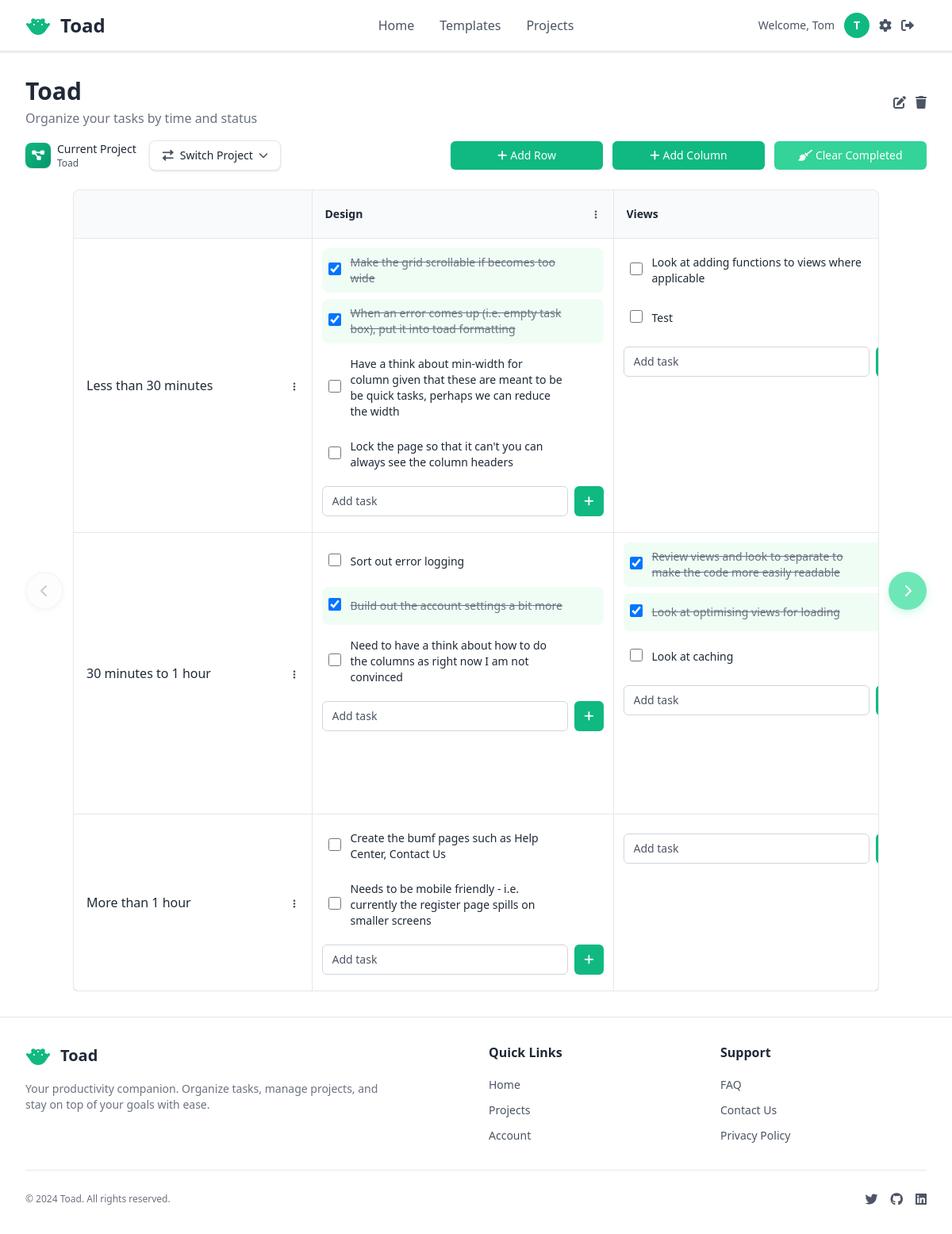
/projects/1/ (signed in), run on an earlier commit of the app's database.
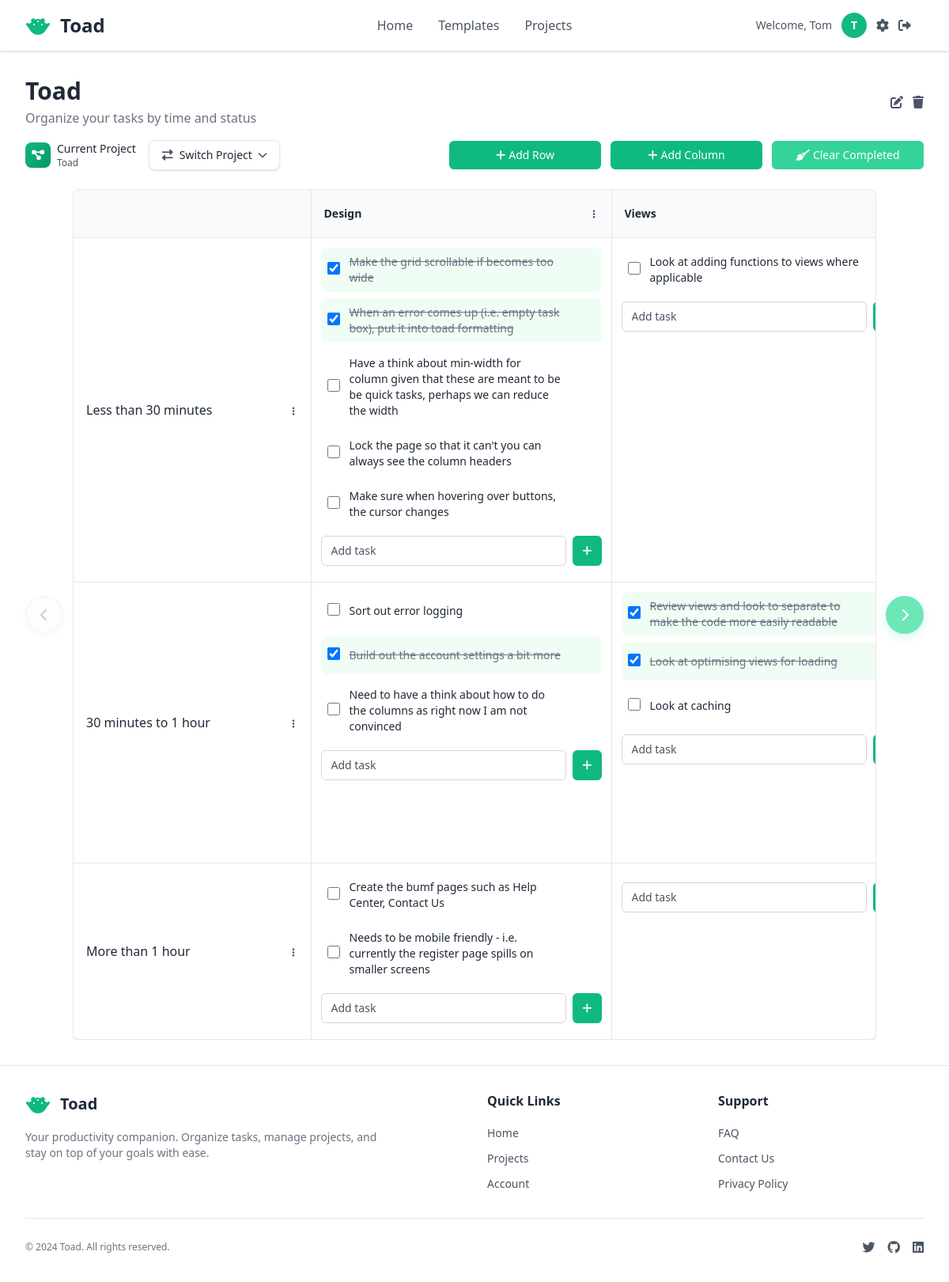
And on a later commit of the database.
### pages/models.py (models this page shows, shortened)
class ColumnHeader(models.Model):
    project = models.ForeignKey(Project, on_delete=models.CASCADE, related_name='column_headers')
    name = models.CharField(max_length=100)
    is_category_column = models.BooleanField(default=False) # To identify the first "Time / Category" like column
    order = models.PositiveIntegerField(default=0) # For maintaining column order
    created_at = models.DateTimeField(auto_now_add=True)
    updated_at = models.DateTimeField(auto_now=True)
    class Meta:
        ordering = ['order', 'created_at']
        indexes = [
            models.Index(fields=['project', 'is_category_column', 'order']),  # For ordered column queries
        ]

class RowHeader(models.Model):
    project = models.ForeignKey(Project, on_delete=models.CASCADE, related_name='row_headers')
    name = models.CharField(max_length=100)
    order = models.PositiveIntegerField(default=0) # For maintaining row order
    created_at = models.DateTimeField(auto_now_add=True)
    updated_at = models.DateTimeField(auto_now=True)
    class Meta:
        ordering = ['order', 'created_at']
        indexes = [
            models.Index(fields=['project', 'order']),  # For ordered row queries
        ]

class Task(models.Model):
    project = models.ForeignKey(Project, on_delete=models.CASCADE, related_name='tasks')
    row_header = models.ForeignKey(RowHeader, on_delete=models.CASCADE, related_name='tasks')
    column_header = models.ForeignKey(ColumnHeader, on_delete=models.CASCADE, related_name='tasks')
    text = models.TextField(blank=False, null=False, help_text='Enter the task description')
    completed = models.BooleanField(default=False)
    created_at = models.DateTimeField(auto_now_add=True)
    updated_at = models.DateTimeField(auto_now=True)
    class Meta:
        ordering = ['created_at']
        indexes = [
            models.Index(fields=['project', 'row_header', 'column_header']),  # For cell-based task queries
            models.Index(fields=['project', 'completed']),  # For completed task filtering
            models.Index(fields=['project', 'created_at']),  # For task ordering
        ]

### pages/specific_views/project_views.py (the view)
# urls.py: path('projects/<int:pk>/', views.project_grid_view, name='project_grid'),
@login_required
@cache_control(max_age=60)
def project_grid_view(request, pk):
    project = get_object_or_404(
        Project.objects.select_related('user'),
        pk=pk,
        user=request.user
    )
    row_headers = project.row_headers.all().order_by('order')
    column_headers = project.column_headers.all().order_by('-is_category_column', 'order')
    all_tasks = project.tasks.select_related('row_header', 'column_header').order_by('id')
    tasks_by_cell = {}
    for task in all_tasks:
        cell_key = f"{task.row_header_id}_{task.column_header_id}"
        if cell_key not in tasks_by_cell:
            tasks_by_cell[cell_key] = []
        tasks_by_cell[cell_key].append(task)
    user_projects = Project.objects.filter(user=request.user).only('id', 'name').order_by('name')
    context = {
        'project': project,
        'row_headers': row_headers,
        'column_headers': column_headers,
        'tasks_by_cell': tasks_by_cell,
        'projects': user_projects,
        'quick_task_form': QuickTaskForm(),
    }
    return render(request, 'pages/grid/project_grid.html', context)

### pages/forms.py (shortened to what this page needs)
class QuickTaskForm(forms.ModelForm):
    class Meta:
        model = Task
        fields = ['text']
        widgets = {
            'text': forms.TextInput(attrs={
                'class': 'w-full px-3 py-2 border border-[var(--inline-input-border)] rounded-md text-sm placeholder-[var(--text-secondary)] focus:outline-none focus:ring-1 focus:ring-[var(--primary-action-bg)] focus:border-[var(--primary-action-bg)] text-[var(--text-primary)]',
                'placeholder': 'Add task',
                'required': True,  # Keep field required
                'name': 'text',
            }),
        }
    def __init__(self, *args, **kwargs):
        super().__init__(*args, **kwargs)
        self.fields['text'].required = True
        self.fields['text'].strip = True

### accounts/models.py (called while the page is built)
    def get_short_name(self):
        return self.first_name

### pages/templatetags/custom_filters.py (called while the page is built)
@register.filter
def get_item(dictionary, key):
    if dictionary is None:
        return []
    result = dictionary.get(key, [])
    return result if result is not None else []

@register.filter
def cell_key(row_pk, col_pk):
    return f"{row_pk}_{col_pk}"

### pages/templates/pages/grid/project_grid.html (shortened to what the changed rows need)
{% extends "pages/layout.html" %}
{% load custom_filters %}
{% load static %}
{% block content %}
<div class="mb-6">
    <div class="flex items-center justify-between mb-4">
        <div>
            <h1 class="text-3xl font-bold text-[var(--title-text)]">{{ project.name }}</h1>
        </div>
    </div>
</div>
<div class="grid-with-controls">
    <div class="grid-container-wrapper">
        <div class="bg-[var(--container-bg)] rounded-lg shadow-sm border border-[var(--border-color)] overflow-hidden">
            <div class="grid-container">
                <table class="grid-table">
            <colgroup>
            </colgroup>
            <thead>
                <tr>
                    {% for col_header in column_headers %}
                    <th class="p-4 border-b border-r border-[var(--border-color)] text-left text-sm font-semibold whitespace-nowrap {% if col_header.is_category_column %}category-header{% else %}bg-[var(--grid-header-bg)]{% endif %}">
                        <div class="flex items-center justify-between">
                            {% if not col_header.is_category_column %}
                                <span class="text-[var(--title-text)] truncate">{{ col_header.name }}</span>
                                <div class="relative ml-2">
                                    <button type="button"
                                            class="column-actions-btn p-1 rounded hover:bg-[var(--container-bg)] transition-colors cursor-pointer"
                                            title="Column actions"
                                            data-column-id="{{ col_header.pk }}">
                                        <i class="fas fa-ellipsis-v text-xs text-[var(--text-secondary)] hover:text-[var(--primary-action-bg)]"></i>
                                    </button>
                                </div>
                            {% endif %}
                        </div>
                    </th>
                    {% endfor %}
                </tr>
            </thead>
            <tbody>
                {% for row_h in row_headers %}
                <tr class="{% if not forloop.last %}border-b border-[var(--border-color)]{% endif %}">
                    <td class="row-header p-4 border-r border-[var(--border-color)] font-medium text-[var(--text-primary)]">
                        <div class="flex items-center justify-between">
                            <span>{{ row_h.name }}</span>
                            <div class="relative ml-2">
                                <button type="button"
                                        class="row-actions-btn p-1 rounded hover:bg-[var(--grid-header-bg)] transition-colors cursor-pointer"
                                        title="Row actions"
                                        data-row-id="{{ row_h.pk }}">
                                    <i class="fas fa-ellipsis-v text-xs text-[var(--text-secondary)] hover:text-[var(--primary-action-bg)]"></i>
                                </button>
                            </div>
                        </div>
                    </td>
                    {% for col_h in column_headers %}
                        {% if not col_h.is_category_column %}
                        <td class="data-cell p-3 border-r border-[var(--border-color)] align-top">
                            <div class="space-y-2 mb-3 w-full" data-row="{{ row_h.pk }}" data-col="{{ col_h.pk }}" id="tasks-{{ row_h.pk }}-{{ col_h.pk }}">
                                {% with cell_key=row_h.pk|cell_key:col_h.pk %}
                                    {% for task in tasks_by_cell|get_item:cell_key %}
                                        {% include 'pages/grid/actions_in_page/task_item.html' with task=task %}
                                    {% endfor %}
                                {% endwith %}
                            </div>
                            <form method="post"
                                  action="{% url 'pages:task_create' project_pk=project.pk row_pk=row_h.pk col_pk=col_h.pk %}"
                                  class="task-form"
                                  novalidate
                                  hx-post="{% url 'pages:task_create' project_pk=project.pk row_pk=row_h.pk col_pk=col_h.pk %}"
                                  hx-swap="beforeend"
                                  hx-target="#tasks-{{ row_h.pk }}-{{ col_h.pk }}"
                                  hx-trigger="submit throttle:500ms"
                                  hx-disabled-elt="this"
                                  onsubmit="return validateTaskForm(this)"
                                  _="on htmx:beforeRequest
                                       add .opacity-50 to me
                                     end
                                     on htmx:afterRequest(detail)
                                       remove .opacity-50 from me
                                       if detail.successful
                                         set textInput to the first input in me
                                         set textInput.value to ''
                                         call textInput.focus()
                                         set errorDiv to the first .error-message in me
                                         set errorDiv.innerHTML to ''
                                         remove .border-red-500 from textInput
                                         set textInput.style.borderColor to 'var(--inline-input-border)'
                                       else
                                         set errorDiv to the first .error-message in me
                                         set errorDiv.innerHTML to detail.xhr.response
                                         set textInput to the first input in me
                                         set textInput.style.borderColor to '#ef4444'
                                       end
                                     end">
                                <div class="flex space-x-2 relative">
                                    {{ quick_task_form.text }}
                                    <button type="submit" class="px-3 py-2 bg-[var(--primary-action-bg)] text-[var(--primary-action-text)] rounded-md text-sm hover:bg-[var(--primary-action-hover-bg)] transition-colors relative cursor-pointer">
                                        <i class="fas fa-plus"></i>
                                    </button>
                                </div>
                            </form>
                        </td>
                        {% endif %}
                    {% endfor %}
                </tr>
                {% endfor %}
            </tbody>
                </table>
            </div>
        </div>
    </div>
</div>
{% endblock %}

### pages/templates/pages/grid/actions_in_page/task_item.html (shortened to what this page needs)
{% load static %}
<div class="group flex items-center justify-between w-full p-2 rounded-lg hover:bg-[var(--grid-header-bg)] transition-all duration-200 {% if task.completed %}bg-green-50{% endif %}"
     data-task-id="{{ task.id }}"
     id="task-{{ task.id }}">
    <div class="flex items-center space-x-3 min-w-0 flex-1">
        <form method="POST"
              action="{% url 'pages:task_toggle_complete' task.pk %}"
              class="flex-shrink-0"
              hx-post="{% url 'pages:task_toggle_complete' task.pk %}"
              hx-swap="none"
              hx-trigger="change throttle:300ms"
              hx-disabled-elt="find input"
              _="on htmx:afterRequest(detail)
                 if detail.successful
                   set response to JSON.parse(detail.xhr.response)
                   if response.completed
                     add .bg-green-50 to #task-{{ task.id }}
                     add .line-through to #task-text-{{ task.id }}
                     add .text-gray-500 to #task-text-{{ task.id }}
                   else
                     remove .bg-green-50 from #task-{{ task.id }}
                     remove .line-through from #task-text-{{ task.id }}
                     remove .text-gray-500 from #task-text-{{ task.id }}
                   end
                 end">
            <input type="checkbox"
                   name="completed"
                   {% if task.completed %}checked{% endif %}
                   class="w-4 h-4 rounded border-gray-300 text-[var(--primary-action-bg)] focus:ring-[var(--primary-action-bg)] cursor-pointer">
        </form>
        <p id="task-text-{{ task.id }}" class="text-sm text-[var(--text-primary)] {% if task.completed %}line-through text-gray-500{% endif %}">{{ task.text }}</p>
    </div>
</div>

What changed in the data, as far as the page shows it:
removed Task: text "Test", shown under ColumnHeader "Views"
added Task: text "Make sure when hovering over buttons, the cursor changes", shown under ColumnHeader "Design"
